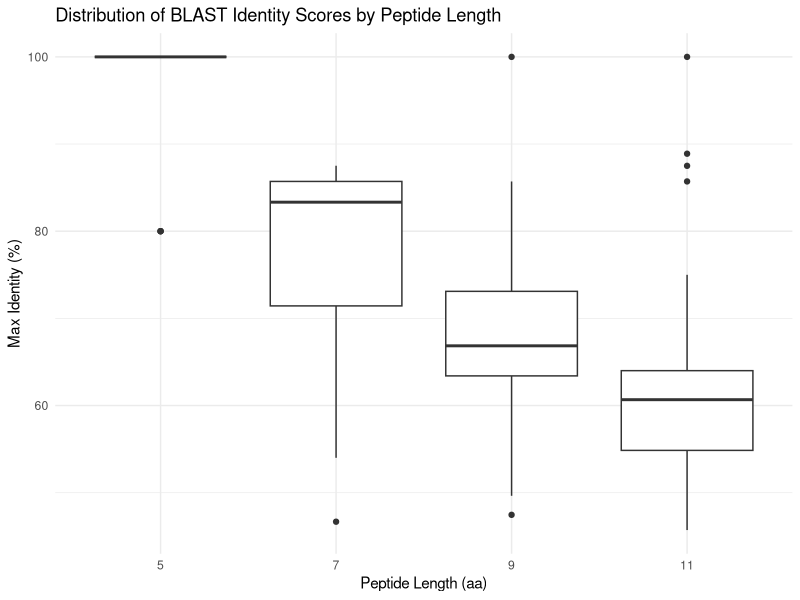
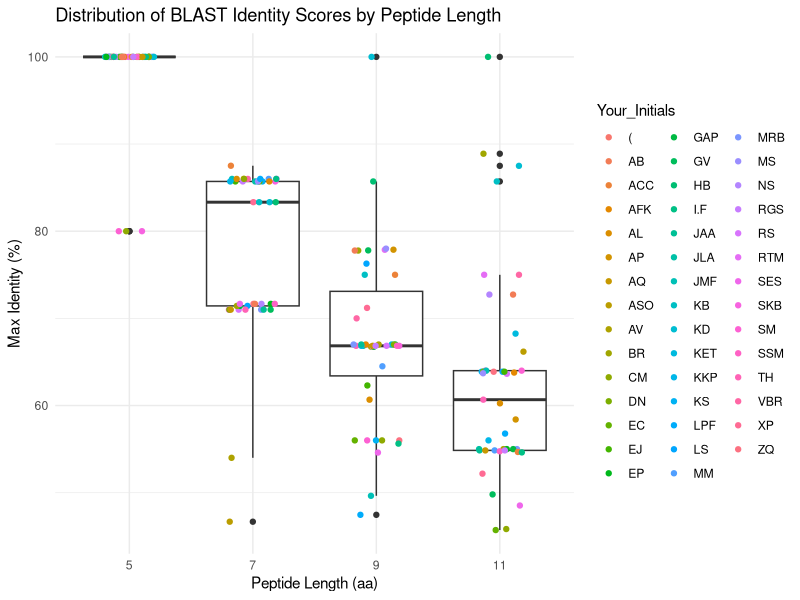
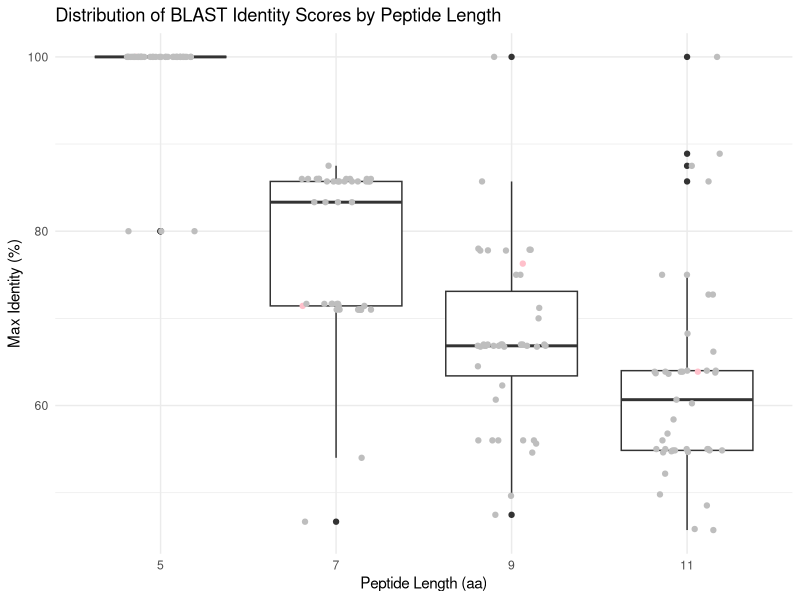

Recreate these plots in R, in order.
## ---- chunk 1
add_2<-function(x,y) {
  #Adding variables x and y
  x+y
}
## ---- chunk 2
add_2(5,7)
## ---- chunk 3
add_2(1020293,20329320)
## ---- chunk 4
add_two <- function(x, y) {
  x+y
}
## ---- chunk 5
add_two(x=5, y=9)
## ---- chunk 6
add_multi<-function(x,...){
  #Using sum because adding multiple numbers 
  sum(x,...)
}

add_multi(1,2,3,-4)
## ---- chunk 7
add_multi2<-function(x,...) {
  sum(x,...)
}
## ---- chunk 8
generate_dna <- function(x) {
  #Generating a nucleotide vector 
  nucs <- c("A", "T", "G","C")
  #Using sample to pull out random nucleotides
  nucs_vector <- sample (nucs, x, replace=TRUE)
  #Generating a dna string from nucs_vector
  paste(nucs_vector, collapse="")
}

#Testing my generate_data() function 
generate_dna(34)
## ---- chunk 9
generate_protein <- function(x){
  #Generating a amino acid vector with all 20 amino acids
  amino_acids <- c("A", "R", "N", "D", "C", "E", "Q", "G", "H", "I", "L", "K",
"M", "F", "P", "S", "T", "W", "Y","V")
  #Using sample to pull out random amino acids
  protein_vector <- sample(amino_acids, x, replace=TRUE)
  #Generating a protein string from protein_vector
  paste(protein_vector, collapse="")
}
#Testing my generate_protein function
generate_protein(6)
## ---- chunk 10
#Generating vector for peptide lengths
lengths <- c(5,7,9,11)
#Using sapply to generate peptides for each length
peptides <- sapply(lengths, function(x) generate_protein(x))
#Displaying the peptides
peptides

## ---- chunk 11
#Peptide Sequence: VFPYF, Length_aa: 5, Query cover: 100%, Percent Identity: 100%, 
#Percent Identity X Query Cover: 1.00 * 1.00 * 100 = 100%

#Peptide Sequence: GDVPQKH, Length_aa: 7, Query cover: 100%, Percent Identity: 71.43%, 
#Percent Identity X Query Cover: 1.00 * 0.7143 * 100 = 71.43%

#Peptide Sequence: HNLKNESWE, Length_aa: 9, Query cover: 89%, Percent Identity: 85.71%,
#Percent Identity X Query Cover: 0.89 * 0.8571 * 100 = 76.28%

#Peptide Sequence: PEMEGKCAWMK, Length_aa: 11, Query cover: 73%, Percent Identity: 87.50%,
#Percent Identity X Query Cover: 0.73 * 0.8750 * 100 = 63.88%
## ---- chunk 12
#Using read.csv to pull in the CSV file as a dataframe
peptide_df <- read.csv("BIMM143_peptide_FINAL.csv")
#Displaying the first 10 rows to check the data
head(peptide_df, 10)
## ---- chunk 13
#Accessing ggplot2
library (ggplot2)
#Generating box plot and assigning to my_plot
my_plot <- ggplot(peptide_df, aes(x=as.factor(Length_aa), y=Max_Identity_perc)) + 
  geom_boxplot() +
  labs(x="Peptide Length (aa)", 
   y= "Max Identity (%)",
   title="Distribution of BLAST Identity Scores by Peptide Length") + theme_minimal()
#Testing my_plot
my_plot
## ---- chunk 14
#Accessing ggplot2
library (ggplot2)
#Generating box plot and assigning to my_plot
my_plot <- ggplot(peptide_df, aes(x=as.factor(Length_aa), y=Max_Identity_perc)) + 
  geom_boxplot() + 
  geom_jitter(aes(col=Your_Initials), width=0.2) +
  labs(x="Peptide Length (aa)", 
   y= "Max Identity (%)",
   title="Distribution of BLAST Identity Scores by Peptide Length") + theme_minimal()
#Testing my_plot
my_plot
## ---- chunk 15
#Using rep to create GREY for each data point
color <- c(rep("GREY", dim(peptide_df)[1]))
#Testing the number of GREY values
table(color)
## ---- chunk 16
#Accessing Your_Initials column
peptide_df$Your_Initials
## ---- chunk 17
#Using initials to identify my data points
mydata <- peptide_df$Your_Initials=="LS"
#Using table with TRUE and FALSE to see how many data points I have
table(mydata)
## ---- chunk 18
#Using mydata to change my points to pink
color[mydata] <- "pink"
#Testing updated color values
table(color)
## ---- chunk 19
#Generating final box plot and assigning to my_plot
my_plot <- ggplot(peptide_df, aes(x=as.factor(Length_aa), y=Max_Identity_perc)) + 
  geom_boxplot() + 
  geom_jitter(col=color, width=0.2) +
  labs(x="Peptide Length (aa)", 
   y= "Max Identity (%)",
   title="Distribution of BLAST Identity Scores by Peptide Length") + theme_minimal()
#Testing my_plot
my_plot
